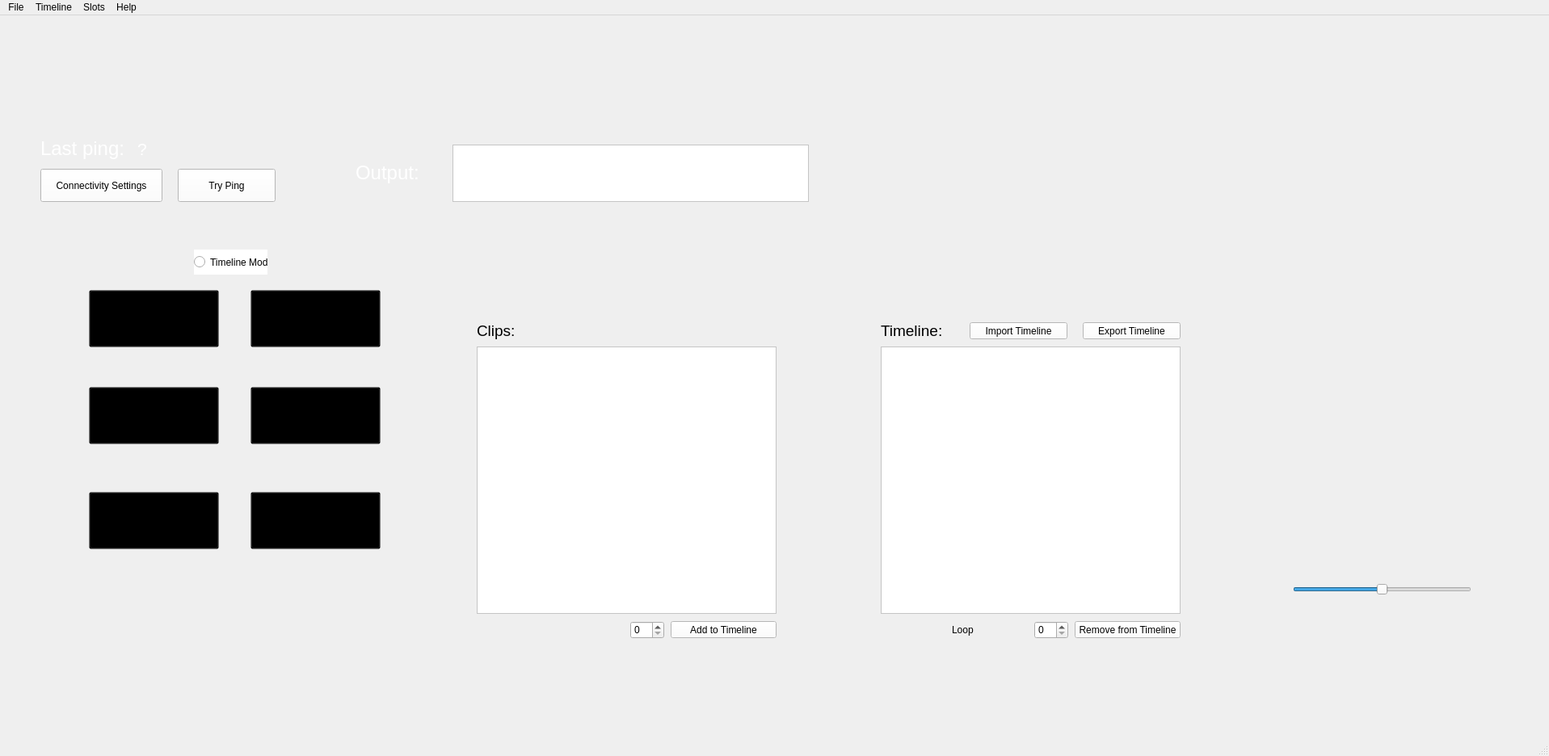
<?xml version="1.0" encoding="UTF-8"?>
<ui version="4.0">
 <class>MainWindow</class>
 <widget class="QMainWindow" name="MainWindow">
  <property name="geometry">
   <rect>
    <x>0</x>
    <y>0</y>
    <width>1917</width>
    <height>936</height>
   </rect>
  </property>
  <property name="minimumSize">
   <size>
    <width>1917</width>
    <height>936</height>
   </size>
  </property>
  <property name="windowTitle">
   <string>MainWindow</string>
  </property>
  <property name="autoFillBackground">
   <bool>true</bool>
  </property>
  <property name="styleSheet">
   <string notr="true"/>
  </property>
  <property name="documentMode">
   <bool>false</bool>
  </property>
  <widget class="QWidget" name="centralwidget">
   <property name="styleSheet">
    <string notr="true">background: url(:/resources/img.jpeg)</string>
   </property>
   <widget class="QPushButton" name="pushButton">
    <property name="geometry">
     <rect>
      <x>110</x>
      <y>340</y>
      <width>161</width>
      <height>71</height>
     </rect>
    </property>
    <property name="styleSheet">
     <string notr="true">background: transparent</string>
    </property>
    <property name="text">
     <string/>
    </property>
   </widget>
   <widget class="QLabel" name="label">
    <property name="geometry">
     <rect>
      <x>50</x>
      <y>150</y>
      <width>111</width>
      <height>31</height>
     </rect>
    </property>
    <property name="font">
     <font>
      <pointsize>18</pointsize>
     </font>
    </property>
    <property name="styleSheet">
     <string notr="true">background: transparent</string>
    </property>
    <property name="text">
     <string>&lt;html&gt;&lt;head/&gt;&lt;body&gt;&lt;p&gt;&lt;span style=&quot; color:#ffffff;&quot;&gt;Last ping:&lt;/span&gt;&lt;/p&gt;&lt;/body&gt;&lt;/html&gt;</string>
    </property>
    <property name="textFormat">
     <enum>Qt::AutoText</enum>
    </property>
   </widget>
   <widget class="QLabel" name="label_2">
    <property name="geometry">
     <rect>
      <x>170</x>
      <y>150</y>
      <width>181</width>
      <height>31</height>
     </rect>
    </property>
    <property name="font">
     <font>
      <pointsize>16</pointsize>
     </font>
    </property>
    <property name="styleSheet">
     <string notr="true">background: transparent</string>
    </property>
    <property name="text">
     <string>&lt;html&gt;&lt;head/&gt;&lt;body&gt;&lt;p&gt;&lt;span style=&quot; color:#ffffff;&quot;&gt;?&lt;/span&gt;&lt;/p&gt;&lt;/body&gt;&lt;/html&gt;</string>
    </property>
    <property name="textFormat">
     <enum>Qt::AutoText</enum>
    </property>
   </widget>
   <widget class="QPushButton" name="pushButton_2">
    <property name="geometry">
     <rect>
      <x>50</x>
      <y>190</y>
      <width>151</width>
      <height>41</height>
     </rect>
    </property>
    <property name="styleSheet">
     <string notr="true">background:rgb(255, 255, 255)</string>
    </property>
    <property name="text">
     <string>Connectivity Settings</string>
    </property>
   </widget>
   <widget class="QPushButton" name="pushButton_3">
    <property name="geometry">
     <rect>
      <x>220</x>
      <y>190</y>
      <width>121</width>
      <height>41</height>
     </rect>
    </property>
    <property name="styleSheet">
     <string notr="true">background:rgb(255, 255, 255)</string>
    </property>
    <property name="text">
     <string>Try Ping</string>
    </property>
   </widget>
   <widget class="QTextBrowser" name="textBrowser">
    <property name="geometry">
     <rect>
      <x>590</x>
      <y>410</y>
      <width>371</width>
      <height>331</height>
     </rect>
    </property>
    <property name="styleSheet">
     <string notr="true">background:rgb(255, 255, 255)</string>
    </property>
   </widget>
   <widget class="QLabel" name="label_3">
    <property name="geometry">
     <rect>
      <x>590</x>
      <y>380</y>
      <width>51</width>
      <height>21</height>
     </rect>
    </property>
    <property name="font">
     <font>
      <pointsize>14</pointsize>
     </font>
    </property>
    <property name="styleSheet">
     <string notr="true">background: transparent</string>
    </property>
    <property name="text">
     <string>Clips:</string>
    </property>
    <property name="textFormat">
     <enum>Qt::AutoText</enum>
    </property>
   </widget>
   <widget class="QTextBrowser" name="textBrowser_2">
    <property name="geometry">
     <rect>
      <x>1090</x>
      <y>410</y>
      <width>371</width>
      <height>331</height>
     </rect>
    </property>
    <property name="styleSheet">
     <string notr="true">background:rgb(255, 255, 255)</string>
    </property>
   </widget>
   <widget class="QLabel" name="label_4">
    <property name="geometry">
     <rect>
      <x>1090</x>
      <y>380</y>
      <width>81</width>
      <height>21</height>
     </rect>
    </property>
    <property name="font">
     <font>
      <pointsize>14</pointsize>
     </font>
    </property>
    <property name="styleSheet">
     <string notr="true">background: transparent</string>
    </property>
    <property name="text">
     <string>Timeline:</string>
    </property>
    <property name="textFormat">
     <enum>Qt::AutoText</enum>
    </property>
   </widget>
   <widget class="QPushButton" name="pushButton_4">
    <property name="geometry">
     <rect>
      <x>830</x>
      <y>750</y>
      <width>131</width>
      <height>21</height>
     </rect>
    </property>
    <property name="styleSheet">
     <string notr="true">background:rgb(255, 255, 255)</string>
    </property>
    <property name="text">
     <string>Add to Timeline</string>
    </property>
   </widget>
   <widget class="QPushButton" name="pushButton_5">
    <property name="geometry">
     <rect>
      <x>1340</x>
      <y>380</y>
      <width>121</width>
      <height>21</height>
     </rect>
    </property>
    <property name="styleSheet">
     <string notr="true">background:rgb(255, 255, 255)</string>
    </property>
    <property name="text">
     <string>Export Timeline</string>
    </property>
   </widget>
   <widget class="QPushButton" name="pushButton_6">
    <property name="geometry">
     <rect>
      <x>1200</x>
      <y>380</y>
      <width>121</width>
      <height>21</height>
     </rect>
    </property>
    <property name="styleSheet">
     <string notr="true">background:rgb(255, 255, 255)</string>
    </property>
    <property name="text">
     <string>Import Timeline</string>
    </property>
   </widget>
   <widget class="QTextBrowser" name="textBrowser_3">
    <property name="geometry">
     <rect>
      <x>560</x>
      <y>160</y>
      <width>441</width>
      <height>71</height>
     </rect>
    </property>
    <property name="styleSheet">
     <string notr="true">background:rgb(255, 255, 255)</string>
    </property>
   </widget>
   <widget class="QLabel" name="label_5">
    <property name="geometry">
     <rect>
      <x>440</x>
      <y>180</y>
      <width>111</width>
      <height>31</height>
     </rect>
    </property>
    <property name="font">
     <font>
      <pointsize>18</pointsize>
     </font>
    </property>
    <property name="styleSheet">
     <string notr="true">background: transparent</string>
    </property>
    <property name="text">
     <string>&lt;html&gt;&lt;head/&gt;&lt;body&gt;&lt;p&gt;&lt;span style=&quot; color:#ffffff;&quot;&gt;Output:&lt;/span&gt;&lt;/p&gt;&lt;/body&gt;&lt;/html&gt;</string>
    </property>
    <property name="textFormat">
     <enum>Qt::AutoText</enum>
    </property>
   </widget>
   <widget class="QPushButton" name="pushButton_7">
    <property name="geometry">
     <rect>
      <x>1330</x>
      <y>750</y>
      <width>131</width>
      <height>21</height>
     </rect>
    </property>
    <property name="styleSheet">
     <string notr="true">background:rgb(255, 255, 255)</string>
    </property>
    <property name="text">
     <string>Remove from Timeline</string>
    </property>
   </widget>
   <widget class="QCheckBox" name="checkBox_2">
    <property name="geometry">
     <rect>
      <x>1159</x>
      <y>750</y>
      <width>51</width>
      <height>21</height>
     </rect>
    </property>
    <property name="styleSheet">
     <string notr="true">background: transparent</string>
    </property>
    <property name="text">
     <string>Loop</string>
    </property>
   </widget>
   <widget class="QSlider" name="horizontalSlider">
    <property name="geometry">
     <rect>
      <x>1600</x>
      <y>690</y>
      <width>221</width>
      <height>41</height>
     </rect>
    </property>
    <property name="maximum">
     <number>100</number>
    </property>
    <property name="value">
     <number>50</number>
    </property>
    <property name="orientation">
     <enum>Qt::Horizontal</enum>
    </property>
   </widget>
   <widget class="QPushButton" name="pushButton_8">
    <property name="geometry">
     <rect>
      <x>310</x>
      <y>340</y>
      <width>161</width>
      <height>71</height>
     </rect>
    </property>
    <property name="styleSheet">
     <string notr="true">background: transparent</string>
    </property>
    <property name="text">
     <string/>
    </property>
   </widget>
   <widget class="QPushButton" name="pushButton_9">
    <property name="geometry">
     <rect>
      <x>110</x>
      <y>460</y>
      <width>161</width>
      <height>71</height>
     </rect>
    </property>
    <property name="styleSheet">
     <string notr="true">background: transparent</string>
    </property>
    <property name="text">
     <string/>
    </property>
   </widget>
   <widget class="QPushButton" name="pushButton_10">
    <property name="geometry">
     <rect>
      <x>110</x>
      <y>590</y>
      <width>161</width>
      <height>71</height>
     </rect>
    </property>
    <property name="styleSheet">
     <string notr="true">background: transparent</string>
    </property>
    <property name="text">
     <string/>
    </property>
   </widget>
   <widget class="QPushButton" name="pushButton_11">
    <property name="geometry">
     <rect>
      <x>310</x>
      <y>590</y>
      <width>161</width>
      <height>71</height>
     </rect>
    </property>
    <property name="styleSheet">
     <string notr="true">background: transparent</string>
    </property>
    <property name="text">
     <string/>
    </property>
   </widget>
   <widget class="QPushButton" name="pushButton_12">
    <property name="geometry">
     <rect>
      <x>310</x>
      <y>460</y>
      <width>161</width>
      <height>71</height>
     </rect>
    </property>
    <property name="styleSheet">
     <string notr="true">background: transparent</string>
    </property>
    <property name="text">
     <string/>
    </property>
   </widget>
   <widget class="QRadioButton" name="radioButton">
    <property name="geometry">
     <rect>
      <x>240</x>
      <y>290</y>
      <width>91</width>
      <height>31</height>
     </rect>
    </property>
    <property name="styleSheet">
     <string notr="true">background:rgb(255, 255, 255)</string>
    </property>
    <property name="text">
     <string>Timeline Mode</string>
    </property>
   </widget>
   <widget class="QSpinBox" name="spinBox">
    <property name="geometry">
     <rect>
      <x>780</x>
      <y>750</y>
      <width>42</width>
      <height>22</height>
     </rect>
    </property>
   </widget>
   <widget class="QSpinBox" name="spinBox_2">
    <property name="geometry">
     <rect>
      <x>1280</x>
      <y>750</y>
      <width>42</width>
      <height>22</height>
     </rect>
    </property>
   </widget>
  </widget>
  <widget class="QMenuBar" name="menubar">
   <property name="geometry">
    <rect>
     <x>0</x>
     <y>0</y>
     <width>1917</width>
     <height>21</height>
    </rect>
   </property>
   <widget class="QMenu" name="menuFile">
    <property name="title">
     <string>File</string>
    </property>
    <addaction name="actionQuit"/>
   </widget>
   <widget class="QMenu" name="menuTimeline">
    <property name="title">
     <string>Timeline</string>
    </property>
    <addaction name="actionImport_Different_Timeline"/>
    <addaction name="actionExport_Current_Timeline"/>
   </widget>
   <widget class="QMenu" name="menuSlots">
    <property name="title">
     <string>Slots</string>
    </property>
    <addaction name="actionToggle_Slot"/>
   </widget>
   <widget class="QMenu" name="menuHelp">
    <property name="title">
     <string>Help</string>
    </property>
   </widget>
   <addaction name="menuFile"/>
   <addaction name="menuTimeline"/>
   <addaction name="menuSlots"/>
   <addaction name="menuHelp"/>
  </widget>
  <widget class="QStatusBar" name="statusbar"/>
  <action name="actionImport_Different_Timeline">
   <property name="text">
    <string>Import Different Timeline</string>
   </property>
  </action>
  <action name="actionExport_Current_Timeline">
   <property name="text">
    <string>Export Current Timeline</string>
   </property>
  </action>
  <action name="actionToggle_Slot">
   <property name="text">
    <string>Toggle Slot</string>
   </property>
  </action>
  <action name="actionQuit">
   <property name="text">
    <string>Quit</string>
   </property>
  </action>
 </widget>
 <resources>
  <include location="resources/background.qrc"/>
 </resources>
 <connections/>
</ui>
